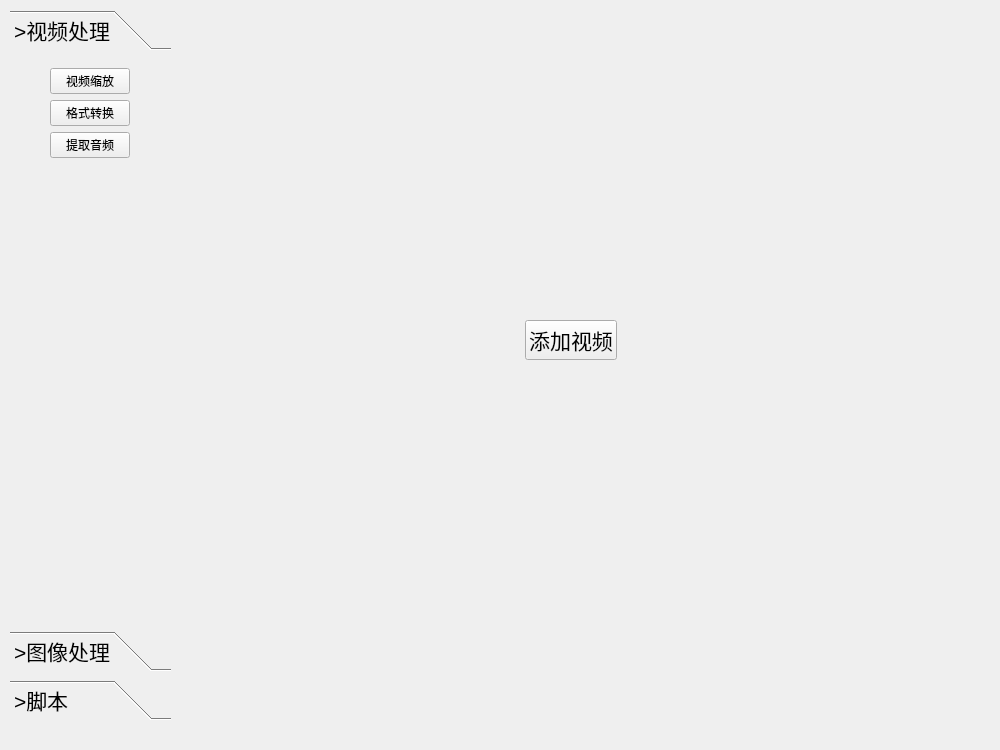
<?xml version="1.0" encoding="UTF-8"?>
<ui version="4.0">
 <class>MainWindow</class>
 <widget class="QMainWindow" name="MainWindow">
  <property name="geometry">
   <rect>
    <x>0</x>
    <y>0</y>
    <width>1000</width>
    <height>750</height>
   </rect>
  </property>
  <property name="windowTitle">
   <string>MainWindow</string>
  </property>
  <widget class="QWidget" name="centralwidget">
   <widget class="QToolBox" name="toolBox">
    <property name="geometry">
     <rect>
      <x>10</x>
      <y>10</y>
      <width>161</width>
      <height>710</height>
     </rect>
    </property>
    <property name="font">
     <font>
      <pointsize>16</pointsize>
     </font>
    </property>
    <property name="layoutDirection">
     <enum>Qt::LeftToRight</enum>
    </property>
    <property name="lineWidth">
     <number>5</number>
    </property>
    <property name="currentIndex">
     <number>0</number>
    </property>
    <property name="tabSpacing">
     <number>9</number>
    </property>
    <widget class="QWidget" name="page">
     <property name="geometry">
      <rect>
       <x>0</x>
       <y>0</y>
       <width>161</width>
       <height>578</height>
      </rect>
     </property>
     <attribute name="label">
      <string>&gt;视频处理</string>
     </attribute>
     <layout class="QGridLayout" name="gridLayout_14">
      <item row="0" column="0">
       <widget class="QPushButton" name="btnNavVideoResize">
        <property name="maximumSize">
         <size>
          <width>80</width>
          <height>30</height>
         </size>
        </property>
        <property name="font">
         <font>
          <pointsize>9</pointsize>
         </font>
        </property>
        <property name="text">
         <string>视频缩放</string>
        </property>
       </widget>
      </item>
      <item row="2" column="0">
       <widget class="QPushButton" name="btnNavVideoAudio">
        <property name="maximumSize">
         <size>
          <width>80</width>
          <height>30</height>
         </size>
        </property>
        <property name="font">
         <font>
          <pointsize>9</pointsize>
         </font>
        </property>
        <property name="text">
         <string>提取音频</string>
        </property>
       </widget>
      </item>
      <item row="1" column="0">
       <widget class="QPushButton" name="btnNavVideoFormat">
        <property name="maximumSize">
         <size>
          <width>80</width>
          <height>30</height>
         </size>
        </property>
        <property name="font">
         <font>
          <pointsize>9</pointsize>
         </font>
        </property>
        <property name="text">
         <string>格式转换</string>
        </property>
       </widget>
      </item>
      <item row="3" column="0">
       <spacer name="verticalSpacer">
        <property name="orientation">
         <enum>Qt::Vertical</enum>
        </property>
        <property name="sizeHint" stdset="0">
         <size>
          <width>20</width>
          <height>40</height>
         </size>
        </property>
       </spacer>
      </item>
     </layout>
    </widget>
    <widget class="QWidget" name="page_3">
     <property name="geometry">
      <rect>
       <x>0</x>
       <y>0</y>
       <width>161</width>
       <height>578</height>
      </rect>
     </property>
     <attribute name="label">
      <string>&gt;图像处理</string>
     </attribute>
     <layout class="QGridLayout" name="gridLayout_9" columnstretch="0"/>
    </widget>
    <widget class="QWidget" name="page_4">
     <property name="geometry">
      <rect>
       <x>0</x>
       <y>0</y>
       <width>161</width>
       <height>578</height>
      </rect>
     </property>
     <attribute name="label">
      <string>&gt;脚本</string>
     </attribute>
     <layout class="QGridLayout" name="gridLayout_21"/>
    </widget>
   </widget>
   <widget class="QStackedWidget" name="stackedWidget">
    <property name="geometry">
     <rect>
      <x>160</x>
      <y>0</y>
      <width>840</width>
      <height>720</height>
     </rect>
    </property>
    <property name="currentIndex">
     <number>0</number>
    </property>
    <widget class="QWidget" name="pageVideoResize">
     <widget class="QWidget" name="">
      <property name="geometry">
       <rect>
        <x>10</x>
        <y>10</y>
        <width>801</width>
        <height>701</height>
       </rect>
      </property>
      <layout class="QVBoxLayout" name="verticalLayout_2">
       <item>
        <layout class="QVBoxLayout" name="verticalLayout"/>
       </item>
       <item>
        <layout class="QHBoxLayout" name="horizontalLayout">
         <item>
          <spacer name="horizontalSpacer">
           <property name="orientation">
            <enum>Qt::Horizontal</enum>
           </property>
           <property name="sizeHint" stdset="0">
            <size>
             <width>40</width>
             <height>20</height>
            </size>
           </property>
          </spacer>
         </item>
         <item>
          <widget class="QPushButton" name="btnCreateVideoTask">
           <property name="font">
            <font>
             <pointsize>16</pointsize>
            </font>
           </property>
           <property name="text">
            <string>添加视频</string>
           </property>
          </widget>
         </item>
         <item>
          <spacer name="horizontalSpacer_2">
           <property name="orientation">
            <enum>Qt::Horizontal</enum>
           </property>
           <property name="sizeHint" stdset="0">
            <size>
             <width>40</width>
             <height>20</height>
            </size>
           </property>
          </spacer>
         </item>
        </layout>
       </item>
       <item>
        <spacer name="verticalSpacer_2">
         <property name="orientation">
          <enum>Qt::Vertical</enum>
         </property>
         <property name="sizeType">
          <enum>QSizePolicy::Preferred</enum>
         </property>
         <property name="sizeHint" stdset="0">
          <size>
           <width>20</width>
           <height>40</height>
          </size>
         </property>
        </spacer>
       </item>
      </layout>
     </widget>
    </widget>
    <widget class="QWidget" name="pageVideoFormat">
     <widget class="QPushButton" name="pushButton">
      <property name="geometry">
       <rect>
        <x>360</x>
        <y>400</y>
        <width>75</width>
        <height>23</height>
       </rect>
      </property>
      <property name="text">
       <string>格式转换</string>
      </property>
     </widget>
    </widget>
    <widget class="QWidget" name="pageVideo2Audio">
     <widget class="QPushButton" name="pushButton_2">
      <property name="geometry">
       <rect>
        <x>380</x>
        <y>330</y>
        <width>75</width>
        <height>23</height>
       </rect>
      </property>
      <property name="text">
       <string>提取音频</string>
      </property>
     </widget>
    </widget>
   </widget>
  </widget>
  <widget class="QMenuBar" name="menubar">
   <property name="geometry">
    <rect>
     <x>0</x>
     <y>0</y>
     <width>1000</width>
     <height>26</height>
    </rect>
   </property>
  </widget>
 </widget>
 <resources/>
 <connections/>
</ui>
